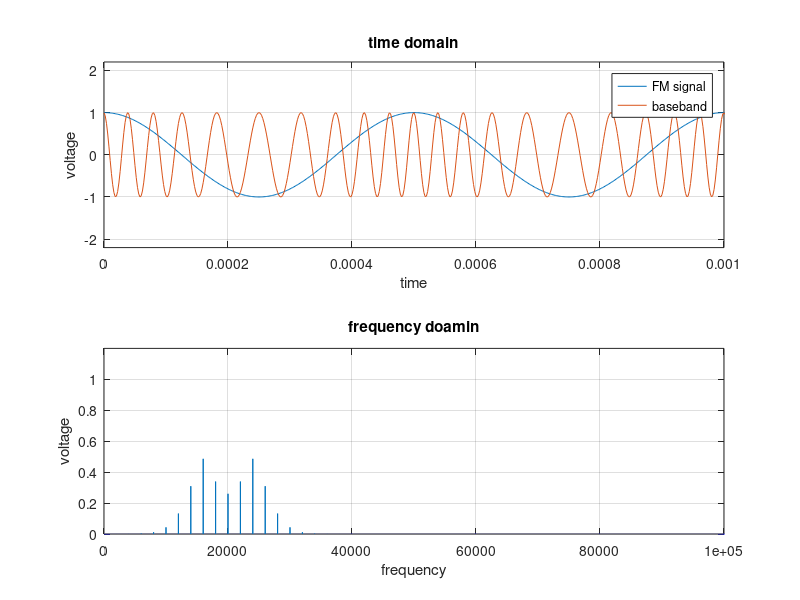

Source code (MATLAB):
fs = 500e3;
Ts = 1/fs;
t= 0:Ts:1-Ts;

% generate Waves:
% wave 1 -> carrier (Träger)

fc = 20000;	%Hz
uc = cos(2 * pi * fc * t);

% wave 2 -> baseband (Audiosignal)

fb= 2000; %Hz
ub=cos(2 * pi * fb * t);

% Modulation
% delta_f = 4800;
eta = 3;	% Modulationsindex eta <1 -> Schmalband-FM (NBFM)
delta_f = eta * fb;
int_ub = 1/fs * cumsum(ub);
ufm = cos(2 * pi * fc * t +2 * pi * delta_f * int_ub);

% Plot Time Domain (Zeitbereichsdarstellung)

figure(1);
subplot(2, 1, 1);	% 2 rows, 1 column, 1st row
plot(t,ub ,t,ufm), grid on;
axis([0.0 0.001 -2.2 2.2]);	% Achsenskalierung ändern axis([xbeginn xend ybegin yend])
title('time domain')
xlabel('time');
ylabel('voltage');
legend('FM signal','baseband');

F = fft(ufm);	% fourier coefficient (=amplitude) at each frequrncy
n = length(ufm);	% number of samples
f = (0 : n-1)*(fs/n);	% vector of frequencies
volt = 2/n * abs(F);	% absolute value of amplitude

% Plot Frequency Domain (Frequenzbereichsdarstellung)

subplot(2, 1, 2);	% 2nd row
plot(f, volt);	% volt(f)
grid on;
axis([0 100e3 0 1.2]);
title('frequency doamin')
xlabel('frequency');
ylabel('voltage');